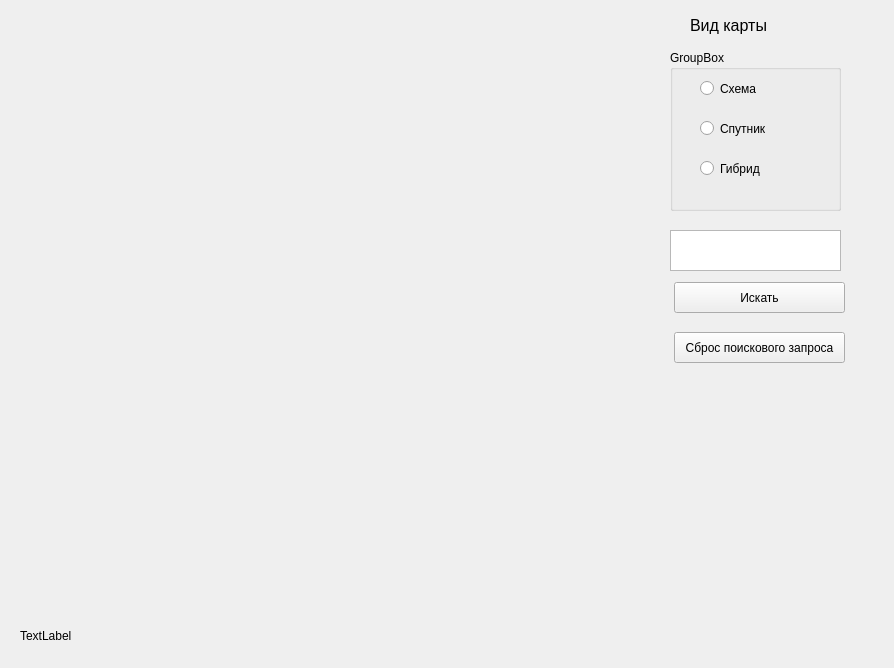
<?xml version="1.0" encoding="UTF-8"?>
<ui version="4.0">
 <class>Form</class>
 <widget class="QWidget" name="Form">
  <property name="geometry">
   <rect>
    <x>0</x>
    <y>0</y>
    <width>894</width>
    <height>668</height>
   </rect>
  </property>
  <property name="windowTitle">
   <string>Form</string>
  </property>
  <widget class="QLabel" name="label">
   <property name="geometry">
    <rect>
     <x>690</x>
     <y>10</y>
     <width>111</width>
     <height>31</height>
    </rect>
   </property>
   <property name="font">
    <font>
     <pointsize>12</pointsize>
    </font>
   </property>
   <property name="text">
    <string>Вид карты</string>
   </property>
  </widget>
  <widget class="QGroupBox" name="groupBox">
   <property name="geometry">
    <rect>
     <x>670</x>
     <y>50</y>
     <width>171</width>
     <height>161</height>
    </rect>
   </property>
   <property name="title">
    <string>GroupBox</string>
   </property>
   <widget class="QRadioButton" name="radioButton">
    <property name="geometry">
     <rect>
      <x>30</x>
      <y>30</y>
      <width>82</width>
      <height>17</height>
     </rect>
    </property>
    <property name="text">
     <string>Схема</string>
    </property>
   </widget>
   <widget class="QRadioButton" name="radioButton_2">
    <property name="geometry">
     <rect>
      <x>30</x>
      <y>70</y>
      <width>82</width>
      <height>17</height>
     </rect>
    </property>
    <property name="text">
     <string>Спутник</string>
    </property>
   </widget>
   <widget class="QRadioButton" name="radioButton_3">
    <property name="geometry">
     <rect>
      <x>30</x>
      <y>110</y>
      <width>82</width>
      <height>17</height>
     </rect>
    </property>
    <property name="text">
     <string>Гибрид</string>
    </property>
   </widget>
  </widget>
  <widget class="QTextEdit" name="textEdit">
   <property name="geometry">
    <rect>
     <x>670</x>
     <y>230</y>
     <width>171</width>
     <height>41</height>
    </rect>
   </property>
  </widget>
  <widget class="QPushButton" name="pushButton">
   <property name="geometry">
    <rect>
     <x>674</x>
     <y>282</y>
     <width>171</width>
     <height>31</height>
    </rect>
   </property>
   <property name="text">
    <string>Искать</string>
   </property>
  </widget>
  <widget class="QPushButton" name="pushButton_2">
   <property name="geometry">
    <rect>
     <x>674</x>
     <y>332</y>
     <width>171</width>
     <height>31</height>
    </rect>
   </property>
   <property name="text">
    <string>Сброс поискового запроса</string>
   </property>
  </widget>
  <widget class="QLabel" name="label_2">
   <property name="geometry">
    <rect>
     <x>20</x>
     <y>620</y>
     <width>391</width>
     <height>31</height>
    </rect>
   </property>
   <property name="text">
    <string>TextLabel</string>
   </property>
  </widget>
 </widget>
 <resources/>
 <connections/>
</ui>
